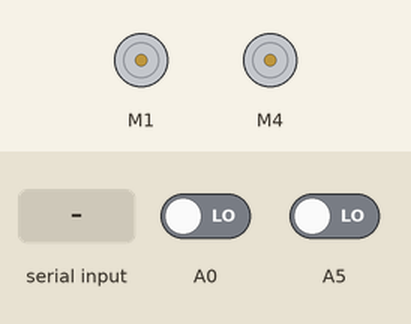
Bench run of a program on a simulated Arduino Uno, built with avr-gcc and run on an emulated ATmega328P. Parts: 2 × DC motor (green arrow = forward, orange = backward, longer = faster). The test bench sets the inputs (shaded band); at power-on: A0 LOW, A5 LOW. What the program prints to the serial monitor is not drawn.

Above: at 1.2 s.
1.3 s: "START\n" received over the second serial link
At 2.5 s:
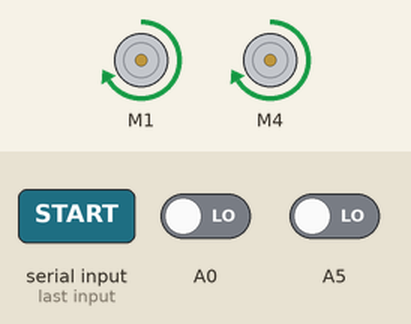
2.8 s: A0 driven HIGH
At 3.6 s:
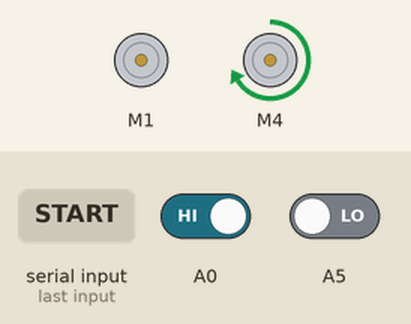
4.3 s: A0 driven LOW
At 4.7 s:
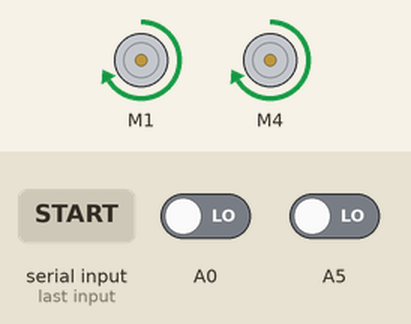
5.8 s: A5 driven HIGH
At 7.0 s:
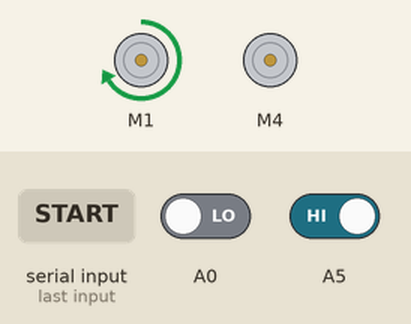
7.3 s: A5 driven LOW
At 8.2 s:
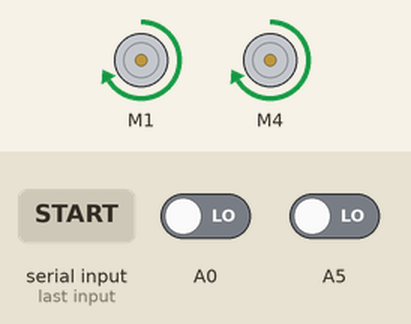
Timing chart, 0 to 10.3 s (numbered marks = the images above; inputs shaded):
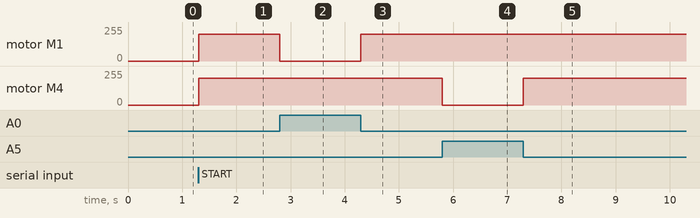

Measured:
- after the input at 1.3 s, motor M1, motor M4: stopped → forward 200/255 at once
- after the input at 2.8 s, motor M1: forward 200/255 → stopped at once
- after the input at 4.3 s, motor M1: stopped → forward 200/255 at once
- after the input at 5.8 s, motor M4: forward 200/255 → stopped at once
- after the input at 7.3 s, motor M4: stopped → forward 200/255 at once

The program:

main.cpp
```cpp
#include "SmartBot.h"
#include "Config.h"

// 함수 선언부 ===========================================================================================================
void modulsSetting();   // 모듈을 초기 설정 하는 함수입니다.
void waitAndHandle();   // CommLink로부터 수신된 명령을 파싱하고 SmartBot 동작 제어

// 객체 생성 =============================================================================================================
SmartBot bot(1, 4, A0, A5);  // 모터 포트: 1,2 / 센서: A0, A1

#include <SoftwareSerial.h>
SoftwareSerial comm(COMM_RX_PIN, COMM_TX_PIN);  // 수신 RX=2, 송신 TX=3


// 프로그램 설정 ==========================================================================================================
void setup() {
    modulsSetting();

    Serial.println("[DELIVERY BOT - SUB] 보조 모듈 준비 완료");
}

void loop() {
    waitAndHandle();    // 수신된 명령 처리

    bot.update();        // 주행 상태라면 동작
}
// SET-UP FUNCTION =====================================================================================================

// 모듈을 초기 설정 하는 함수입니다.
void modulsSetting() {
    Serial.begin(115200);     // 디버깅용 시리얼
    comm.begin(BAUD_RATE);  // 통신 초기화
    bot.begin();            // 모터 및 센서 초기화

    Serial.println("[INFO] 모든 로컬 모듈 초기화 완료");
}


// LOOP FUNCTION =======================================================================================================

// CommLink로부터 수신된 명령을 파싱하고 SmartBot 동작 제어
// 명령 수신 + ACK 응답 + 명령 실행까지 하나로 처리
void waitAndHandle() {
    if (comm.available()) {
        String command = comm.readStringUntil('\n');
        command.trim();

        Serial.print("[수신] 명령어: ");
        Serial.println(command);

        // ACK 전송
        comm.println("ACK");

        if (command == "START" || command == "GO") {
            Serial.println("[ACTION] 로봇 재시작");
            bot.resume();
        } else if (command == "STOP") {
            Serial.println("[ACTION] 로봇 정지");
            bot.pause();
        }else if (command == "TEST") {
            Serial.println("[ACTION] 작동시작");
            bot.resume();
            return;
            Serial.println("[ACTION] 작동종료");
        }else {
            Serial.println("[WARNING] 알 수 없는 명령");
        }
    }
}
```

Config.h
```cpp
/*
* 해당 파일은 전역적으로 사용하는 프로그램 설정 파일 입니다.
* 공통적으로 사용하는 설정들을 해당 파일에서 관리 합니다.
*/

#ifndef CONFIG_H
#define CONFIG_H


// CommLink용 소프트웨어 시리얼 핀 (GND to GND)
#define COMM_RX_PIN 9
#define COMM_TX_PIN 10

#define BAUD_RATE 9600


#endif
```
